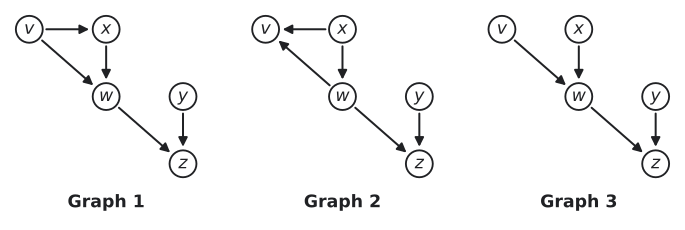

Python code for this plot:
"""Three DAGs over v, w, x, y, z. Redrawn from the TikZ source of Gutmann, Pen and Paper Exercises in Machine Learning (CC BY 4.0), Ex. 5.1 (b)."""

import matplotlib.pyplot as plt
from matplotlib.patches import Circle, FancyArrowPatch, Rectangle

from mlrecall.figstyle import INK, LIGHT, save

R = 0.28  # node radius (data units)
PANELS = [{'title': 'Graph 1',
  'nodes': {'v': (0, 0, '$v$'),
            'x': (1.6, 0, '$x$'),
            'w': (1.6, -1.4, '$w$'),
            'y': (3.2, -1.4, '$y$'),
            'z': (3.2, -2.8, '$z$')},
  'edges': [('v', 'x', 'd', 0.0),
            ('v', 'w', 'd', 0.0),
            ('x', 'w', 'd', 0.0),
            ('w', 'z', 'd', 0.0),
            ('y', 'z', 'd', 0.0)]},
 {'title': 'Graph 2',
  'nodes': {'v': (0, 0, '$v$'),
            'x': (1.6, 0, '$x$'),
            'w': (1.6, -1.4, '$w$'),
            'y': (3.2, -1.4, '$y$'),
            'z': (3.2, -2.8, '$z$')},
  'edges': [('x', 'v', 'd', 0.0),
            ('w', 'v', 'd', 0.0),
            ('x', 'w', 'd', 0.0),
            ('w', 'z', 'd', 0.0),
            ('y', 'z', 'd', 0.0)]},
 {'title': 'Graph 3',
  'nodes': {'v': (0, 0, '$v$'),
            'x': (1.6, 0, '$x$'),
            'w': (1.6, -1.4, '$w$'),
            'y': (3.2, -1.4, '$y$'),
            'z': (3.2, -2.8, '$z$')},
  'edges': [('v', 'w', 'd', 0.0),
            ('x', 'w', 'd', 0.0),
            ('w', 'z', 'd', 0.0),
            ('y', 'z', 'd', 0.0)]}]


def draw(ax, panel):
    nodes, patches = panel["nodes"], {}
    for name, (x, y, label) in nodes.items():
        shaded = name in panel.get("shaded", ())
        c = Circle((x, y), R, fc=LIGHT if shaded else "white", ec=INK, lw=1.4, zorder=3)
        ax.add_patch(c)
        patches[name] = c
        ax.text(x, y, label, ha="center", va="center", fontsize=13, color=INK, zorder=4)
    for name, (x, y, label, side) in panel.get("factors", {}).items():
        s = 0.16
        sq = Rectangle((x - s / 2, y - s / 2), s, s, fc=INK, ec=INK, zorder=3)
        ax.add_patch(sq)
        patches[name] = sq
        dx, dy, ha, va = {
            "above": (0, 0.2, "center", "bottom"),
            "below": (0, -0.2, "center", "top"),
            "left": (-0.2, 0, "right", "center"),
            "right": (0.2, 0, "left", "center"),
        }[side]
        ax.text(x + dx, y + dy, label, ha=ha, va=va, fontsize=13 - 1, color=INK)
    centers = {k: v[:2] for k, v in {**nodes, **panel.get("factors", {})}.items()}
    for a, b, kind, rad in panel["edges"]:
        ax.add_patch(
            FancyArrowPatch(
                posA=centers[a],
                posB=centers[b],
                patchA=patches[a],
                patchB=patches[b],
                arrowstyle="-|>" if kind == "d" else "-",
                mutation_scale=14,
                connectionstyle=f"arc3,rad={rad}",
                color=INK,
                lw=1.5,
                zorder=2,
            )
        )
    if panel.get("title"):
        ys = [y for x, y, _ in nodes.values()] + [y for x, y, *_ in panel.get("factors", {}).values()]
        xs = [x for x, y, _ in nodes.values()] + [x for x, y, *_ in panel.get("factors", {}).values()]
        ax.text((min(xs) + max(xs)) / 2, min(ys) - R - 0.35, panel["title"], ha="center",
                va="top", fontsize=13, color=INK, fontweight="bold")
    ax.set_aspect("equal")
    ax.axis("off")
    ax.autoscale_view()


fig, axes = plt.subplots(1, len(PANELS), figsize=(9.0, 3.2), squeeze=False)
for ax, panel in zip(axes[0], PANELS):
    draw(ax, panel)
    xs = [x for x, y, _ in panel["nodes"].values()] + [x for x, y, *_ in panel.get("factors", {}).values()]
    ys = [y for x, y, _ in panel["nodes"].values()] + [y for x, y, *_ in panel.get("factors", {}).values()]
    pad = 0.45
    bottom = 0.75 if panel.get("title") else 0
    ax.set_xlim(min(xs) - pad, max(xs) + pad)
    ax.set_ylim(min(ys) - pad - bottom, max(ys) + pad + panel.get("top", 0))
save(fig, __file__)
